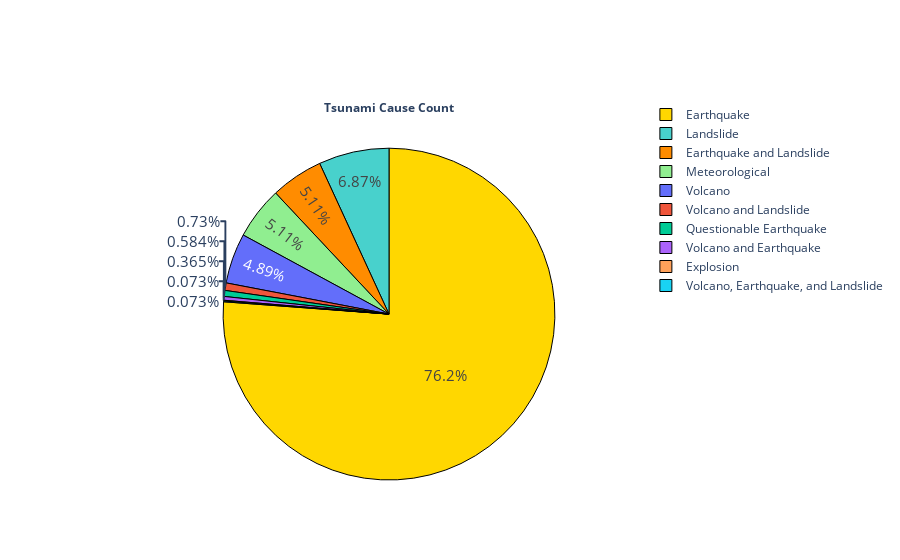

The cell this chart's notebook holds for it:
### Markdown cell above
### Tsunami Cause

### Code cell
data_cnt_cause=df.groupby(['Cause'])['Sr.no'].count().sort_values(ascending=False).reset_index()
colors = ['gold', 'mediumturquoise', 'darkorange', 'lightgreen']
fig = go.Figure(go.Pie(
    name = "",
    values = data_cnt_cause['Sr.no'],
    labels = data_cnt_cause['Cause'],
    hovertemplate = "Cause:%{label} <br> Number of Tsunamis: %{value}",

))
fig.update_traces(textfont_size=15,    title="<b>Tsunami Cause Count<br><br>          ",
                  marker=dict(colors=colors, line=dict(color='#000000', width=1)))
fig.show()

### Figure 1 — Plotly figure (JSON) as saved in the notebook; plotly's stock layout.template omitted (floating-point values rounded to 4 significant figures)
{"data": [{"hovertemplate": "Cause:%{label} <br> Number of Tsunamis: %{value}", "labels": ["Earthquake", "Landslide", "Earthquake and Landslide", "Meteorological", "Volcano", "Volcano and Landslide", "Questionable Earthquake", "Volcano and Earthquake", "Explosion", "Volcano, Earthquake, and Landslide"], "marker": {"colors": ["gold", "mediumturquoise", "darkorange", "lightgreen"], "line": {"color": "#000000", "width": 1}}, "name": "", "textfont": {"size": 15}, "title": {"text": "<b>Tsunami Cause Count<br><br>          "}, "type": "pie", "values": [1043, 94, 70, 70, 67, 10, 8, 5, 1, 1]}], "layout": {}}
